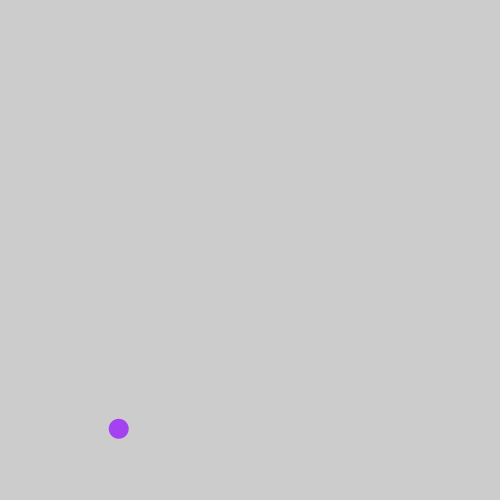
Frame 1 (no input)
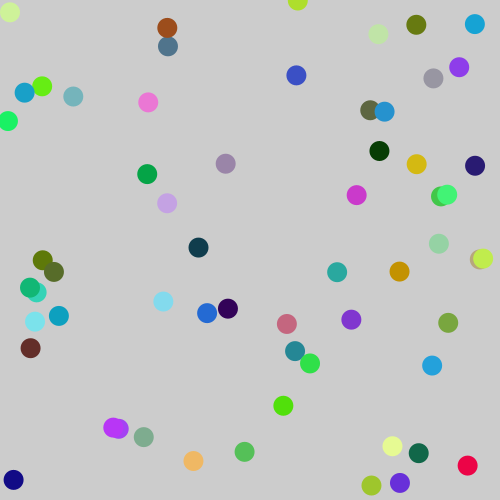
Frame 60 (the mouse pressed at the canvas centre just before this capture)
Frame 120 (the mouse held since frame 60 and released just before this capture): identical to frame 60, image omitted

The Processing sketch that drew these frames (run headless with seeded random() and noise(); from frame 60 on, the mouse is pressed at the canvas centre):

// Processing sketch: if1
// ── if1.pde
void setup() {
  size(500, 500);

  noStroke();
}

void draw() {

  // if the mouse is on left side of screen
  if (mouseX < width/2) {

    float r = random(255);
    float g = random(255);
    float b = random(255);

    fill(r, g, b);

    float x = random(width);
    float y = random(height);

    ellipse(x, y, 20, 20);
  }
}
